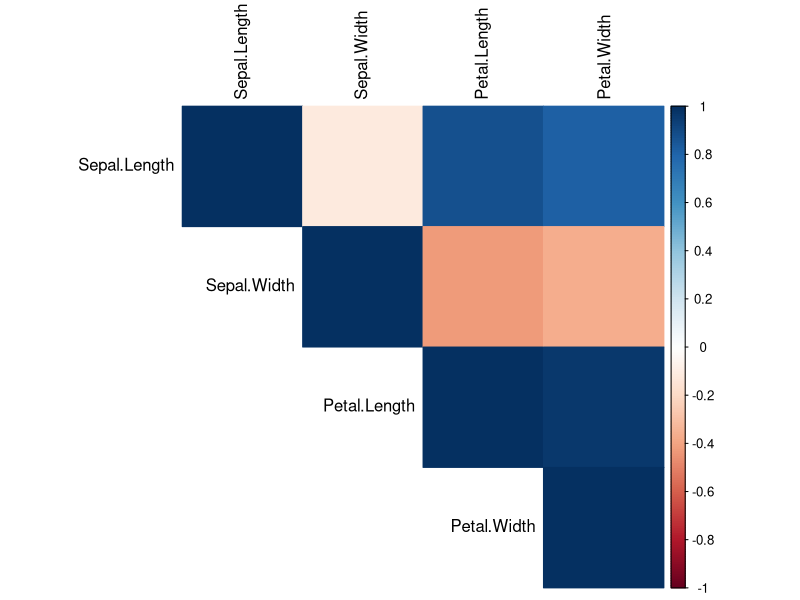
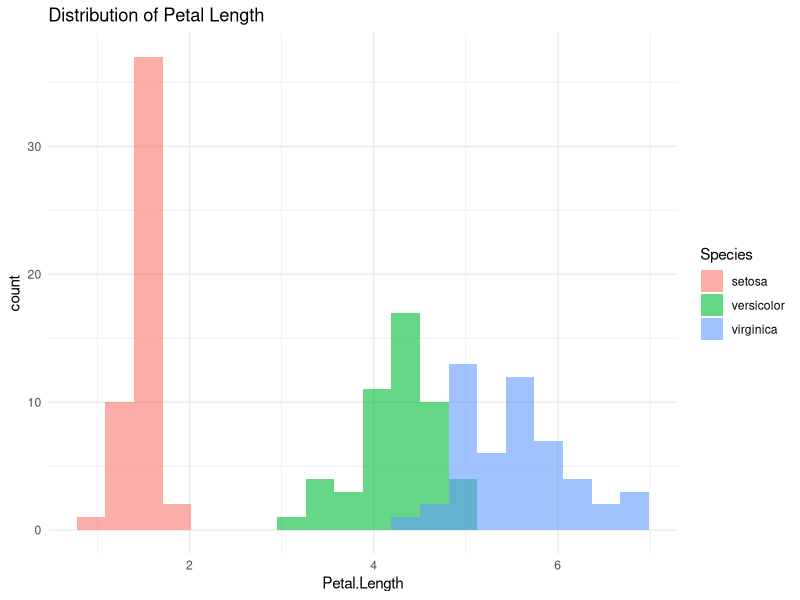
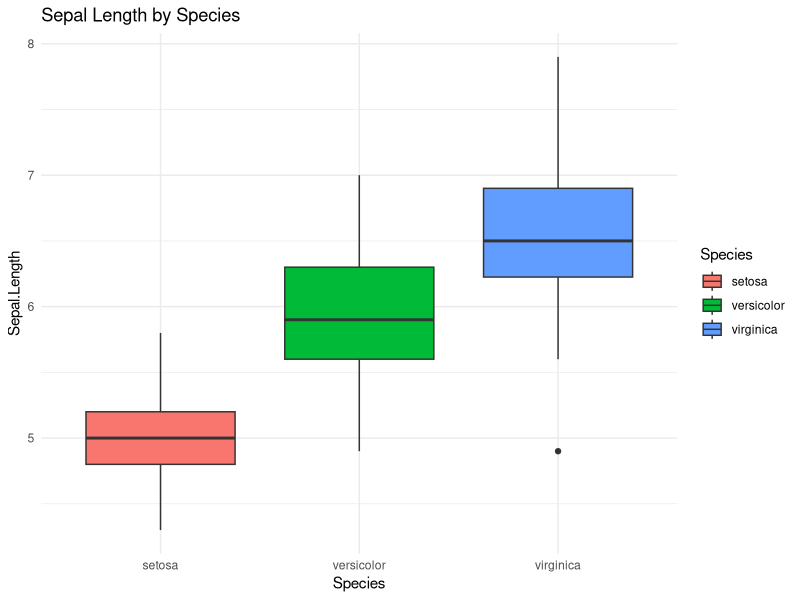
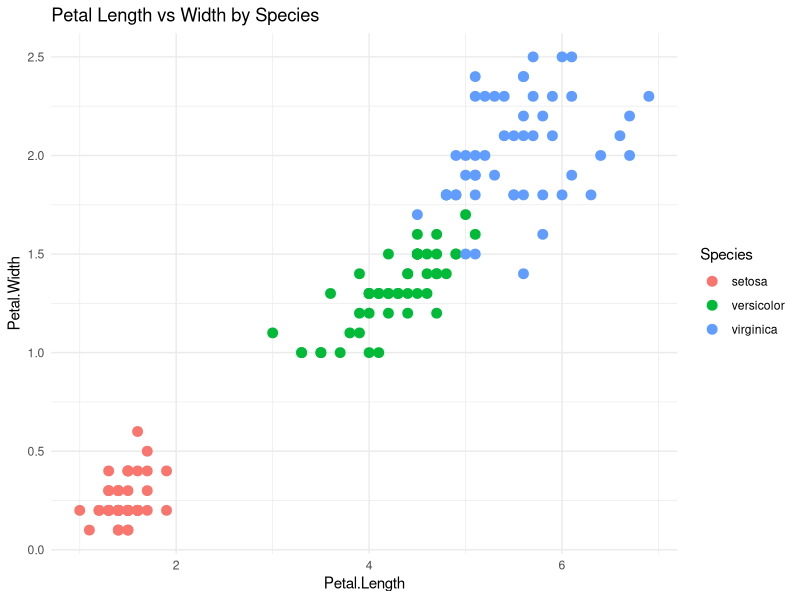
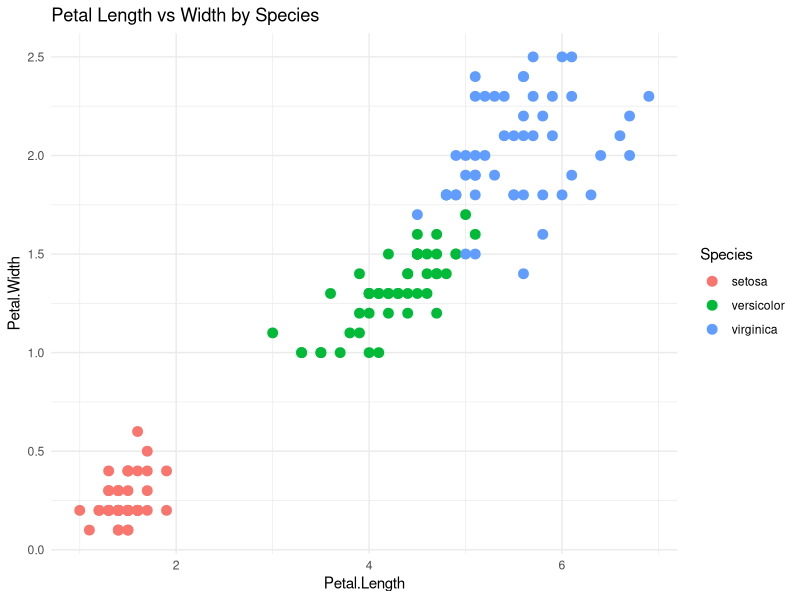

Source code (R) for these figures, in order:
################################################################################
# Botanica Iris – Full Analysis Script
# This script explores the famous iris dataset using R, dplyr, ggplot2, corrplot
################################################################################

# -------------------------------
# 📦 0. Install and load packages
# -------------------------------
# Uncomment these lines the first time you run the script
# install.packages("ggplot2")
# install.packages("dplyr")
# install.packages("corrplot")

library(ggplot2)
library(dplyr)
library(corrplot)

# -------------------------------
# 🌱 1. Load and inspect data
# -------------------------------
data(iris)        # Load built-in dataset
head(iris)        # First rows
str(iris)         # Structure
summary(iris)     # Statistical summary
sum(is.na(iris))  # Check for missing values

# -------------------------------
# 📊 2. Descriptive statistics
# -------------------------------
# Grouped means and standard deviations
iris %>%
  group_by(Species) %>%
  summarise(across(where(is.numeric), list(mean = mean, sd = sd)))

# Correlation matrix (numerical variables only)
cor_matrix <- cor(iris[, 1:4])
print(cor_matrix)

# Heatmap of correlation
corrplot(cor_matrix, method = "color", type = "upper", tl.col = "black")

# -------------------------------
# 🎨 3. Data Visualizations
# -------------------------------

# Histogram of Petal Length
ggplot(iris, aes(x = Petal.Length, fill = Species)) +
  geom_histogram(bins = 20, alpha = 0.6, position = "identity") +
  labs(title = "Distribution of Petal Length") +
  theme_minimal()

# Boxplot of Sepal Length by Species
ggplot(iris, aes(x = Species, y = Sepal.Length, fill = Species)) +
  geom_boxplot() +
  labs(title = "Sepal Length by Species") +
  theme_minimal()

# Scatter plot (Petal Length vs Petal Width)
ggplot(iris, aes(x = Petal.Length, y = Petal.Width, color = Species)) +
  geom_point(size = 3) +
  labs(title = "Petal Length vs Width by Species") +
  theme_minimal()

# -------------------------------
# 💾 4. Export data and graphics
# -------------------------------

# Export cleaned dataset
write.csv(iris, "iris_cleaned.csv", row.names = FALSE)

# Save a scatterplot to file
ggsave("scatter_petal_plot.png", width = 6, height = 4)

################################################################################
# End of Script – Your analysis is ready!
################################################################################
